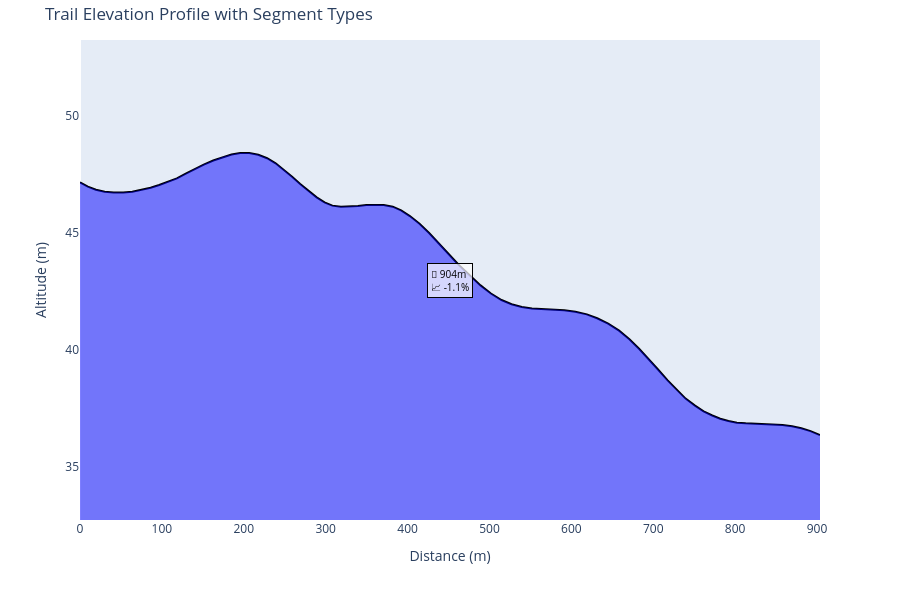

Notebook code cell kept with this figure:
### Code cell
plot_elevation_profile(df_parquet, 4905002, smooth_window=20)
